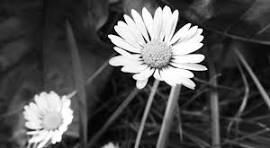
#> input picture TamrinMabahesVijheh/blobs.png, 270 x 148 px
$ python blobs1.py
#> lines starting #> are read from the running program, lines starting #| are printed output that depends on the picture; after the words box and inside, x2 and y2 are one past the last pixel; in counts of white or black regions, pixels touching at a corner belong together
import cv2
import matplotlib.pyplot as plt

# خواندن تصویر به صورت خاکستری (grayscale)
Igray = cv2.imread('blobs.png', cv2.IMREAD_GRAYSCALE)
#> Igray is the input picture: shape (148, 270); min 0, max 255, mean 79.9
if Igray is None:
    raise FileNotFoundError("فایل blobs.png پیدا نشد. آن را در همان پوشه قرار دهید.")

# نوع 1: نمایش خاکستری
plt.figure(figsize=(6,6))
plt.imshow(Igray, cmap='gray')
plt.title('نوع 1: تصویر خاکستری')
plt.axis('off')

# نوع 3: بایناریزه با آستانه Otsu
# OpenCV Otsu expects 0..255 uint8 image
_, Ibw = cv2.threshold(Igray, 0, 255, cv2.THRESH_BINARY + cv2.THRESH_OTSU)
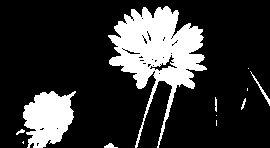
#> Ibw: shape (148, 270); 19.9% white; 12 white regions (5 under 20 px), largest, box (x1, y1, x2, y2) and area: (108, 6, 207, 148) 5651, (23, 91, 76, 148) 2074, (250, 71, 270, 106) 84

plt.figure(figsize=(6,6))
plt.imshow(Ibw, cmap='gray')
plt.title(f'نوع 3: تصویر باینری (Otsu, level={_})')
plt.axis('off')

plt.show()
